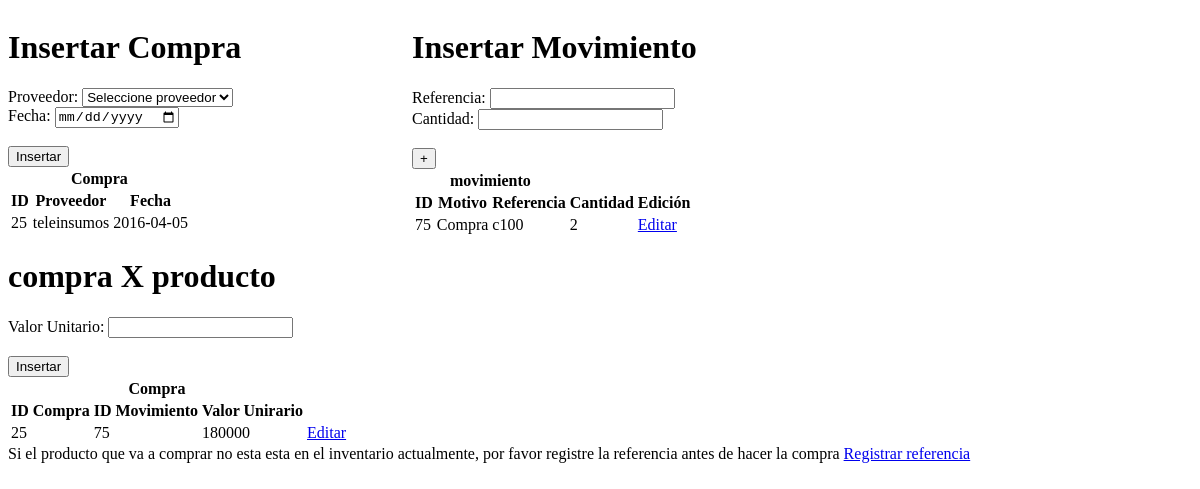
/vista/vcompra.php, run on an earlier commit of the app's database.
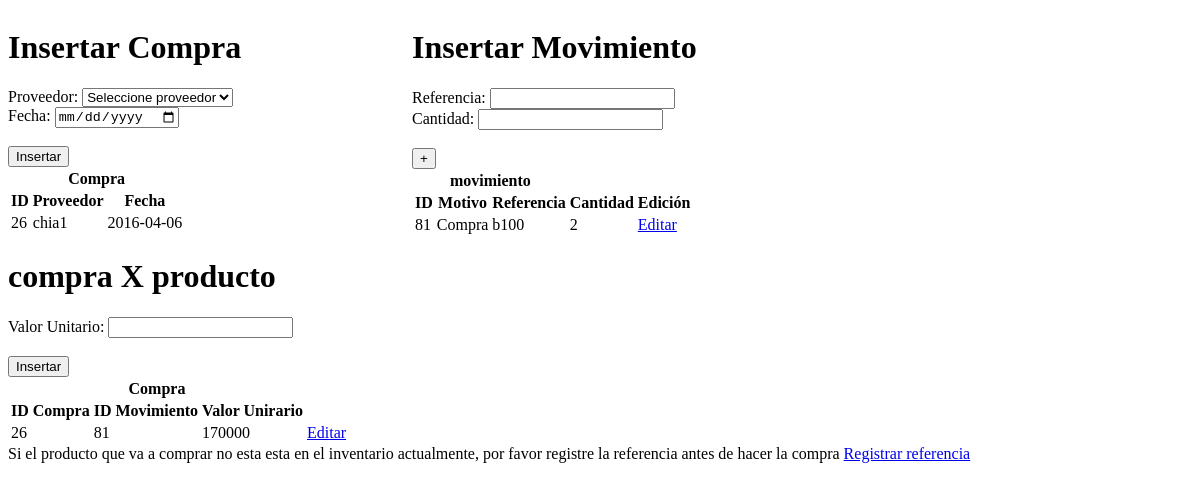
And on a later commit of the database.
### tables this page shows
CREATE TABLE IF NOT EXISTS `tbcompra` (
  `numero_compra` int(11) NOT NULL,
  `proveedor` varchar(12) NOT NULL,
  `fecha` date NOT NULL
);

CREATE TABLE IF NOT EXISTS `tbproveedor` (
  `idproveedor` varchar(12) NOT NULL,
  `nombre` varchar(50) NOT NULL,
  `contacto` varchar(50) DEFAULT NULL,
  `telefono` varchar(20) NOT NULL,
  `telefono2` varchar(20) DEFAULT NULL,
  `email` varchar(30) DEFAULT NULL,
  `descripcion` varchar(10) NOT NULL
);

CREATE TABLE IF NOT EXISTS `tbmovimiento` (
  `idmovimiento` int(11) NOT NULL,
  `motivo` varchar(30) NOT NULL,
  `referencia` varchar(20) NOT NULL,
  `cantidad` int(11) NOT NULL
);

CREATE TABLE IF NOT EXISTS `tbcompraxproducto` (
  `numero_compra` int(11) NOT NULL,
  `movimiento` int(11) NOT NULL,
  `valor` int(11) NOT NULL
);

### controlador/ccompra.php (called while the page is built, shortened)
<?php
	include('modelo/mcompra.php');
	$compra = new Mcompra();
	$proveedor2= $compra->sel_proveedor();

### modelo/mcompra.php (called while the page is built, shortened)
<?php
	include_once('controlador/conexion.php');
	include_once('functions.php');
	class Mcompra extends Funciones
	{
		function consultar_compra()
		{
			$sql = "SELECT * FROM tbcompra ORDER BY numero_compra DESC LIMIT 1";
			 return $this->SeleccionDatos($sql);
		}
		function sel_proveedor()
		{
            $sql = "SELECT * FROM `tbproveedor`";
            return $this->SeleccionDatos($sql);
        }
		function sel_proveedor1($idproveedor)
		{
			$sql = "SELECT * FROM tbproveedor WHERE idproveedor='".$idproveedor."';";
			return $this->SeleccionDatos($sql);
		}
	}

### modelo/functions.php (called while the page is built, shortened)
<?php
	class Funciones {
        function SeleccionDatos($consulta)
        {
                $conexionBD = new conexion();
                $conexionBD -> conectarBD();
                $datos = $conexionBD -> ejeCon($consulta, 0);
                return $datos;
        }
}

### controlador/configuracion.php (called while the page is built)
<?php
	$serv_bd = "localhost";
	$usu_bd = "root";
	$pass_bd = "";
	$bd = "bdwold";
?>

### controlador/conexion.php (called while the page is built, shortened)
<?php
	class conexion {
		function conectarBD() {
			include("configuracion.php");
			$this -> link = mysql_connect ($serv_bd, $usu_bd, $pass_bd);
			$bd2 = mysql_select_db($bd);
		}
		function ejeCon($con, $op) {
			$this -> resultado = mysql_query($con) or die("La consulta fallo: ". mysql_error());
			if($op == 0) {
				while ($linea = mysql_fetch_array($this -> resultado)) {
					$arrayResultado[] = $linea;
				}
			} else {
				$arrayResultado[] = 0;
			}
			$resarr = isset ($arrayResultado) ? $arrayResultado: NULL;
			if($resarr) {
				return $arrayResultado;
			}
		}
	}
?>

### controlador/cmovimiento.php (called while the page is built, shortened)
<?php
	include('modelo/mmovimiento.php');
	$movimiento = new Mmovimiento();

### modelo/mmovimiento.php (called while the page is built, shortened)
<?php
	include_once('controlador/conexion.php');
	include_once('functions.php');
	class Mmovimiento extends Funciones
	{
		function consultar_movimiento_c()
		{
			$sql = "SELECT * FROM `tbmovimiento` WHERE `motivo` = 'Compra' ORDER BY idmovimiento DESC LIMIT 1";
			 return $this->SeleccionDatos($sql);
		}
	}

### controlador/ccompraproduc.php (called while the page is built, shortened)
<?php
	include('modelo/mcompraproduc.php');
	$compraproduc = new Mcompraproduc();
	$numero_compra2= $compraproduc->sel_numerocompra();
	$movimiento2= $compraproduc->sel_movimiento();

### modelo/mcompraproduc.php (called while the page is built, shortened)
<?php
	include_once('controlador/conexion.php');
	include_once('functions.php');
	class Mcompraproduc extends Funciones
	{
		function consultar_compraproduc_u()
		{
			$sql = "SELECT * FROM tbcompraxproducto ORDER BY numero_compra DESC LIMIT 1";
			 return $this->SeleccionDatos($sql);
		}
		function sel_numerocompra()
		{
            $sql = "SELECT * FROM `tbcompra` order by numero_compra desc limit 1" ;
            return $this->SeleccionDatos($sql);
        }
		function sel_movimiento()
		{
            $sql = "SELECT * FROM `tbmovimiento` order by idmovimiento desc limit 1";
            return $this->SeleccionDatos($sql);
        }
	}

### vista/vcompra.php (the view, shortened to what the changed rows need)
<!DOCTYPE html>
<html lang="en">
<head>
    <link rel="stylesheet" href="css/miestilo.css" media="screen">
</head>
<body>
<?php include('controlador/cmovimiento.php'); ?>
<?php include("controlador/ccompra.php"); ?>
<div  class="formulario" >
	<h1>Insertar Compra</h1>
<?php $consultacompra = $compra->consultar_compra(); ?>
	<table class="table">
		<thead>
			<tr>
				<th colspan="3">Compra</th>
			</tr>
			<tr>
				<th>ID</th>
				<th>Proveedor</th>
				<th>Fecha</th>
		</thead>
		<tbody>
			<?php for($j=0;$j<count($consultacompra);$j++):
				$proveedor1 = $compra->sel_proveedor1($consultacompra[$j]['proveedor']);
			?>
				<tr>
					<td><?= $consultacompra[$j]['numero_compra'] ?></td>
					<td><?= $proveedor1[0]['nombre'] ?></td>
					<td><?= $consultacompra[$j]['fecha'] ?></td>
				</tr>
			<?php endfor; ?>
		</tbody>
	</table>
</div>
<div class="formulario">
	<h1>Insertar Movimiento</h1>
<?php $consultamovimiento = $movimiento->consultar_movimiento_c(); ?>
	<table class="table">
		<thead>
			<tr>
				<th colspan="3">movimiento</th>
			</tr>
			<tr>
				<th>ID</th>
				<th>Motivo</th>
				<th>Referencia</th>
				<th>Cantidad</th>
				<th>Edición</th>
			</tr>
		</thead>
		<tbody>
			<?php for($i=0;$i<count($consultamovimiento);$i++): ?>
				<tr>
					<td><?= $consultamovimiento[$i]['idmovimiento'] ?></td>
					<td><?= $consultamovimiento[$i]['motivo'] ?></td>
					<td><?= $consultamovimiento[$i]['referencia'] ?></td>
					<td><?= $consultamovimiento[$i]['cantidad'] ?></td>
					<td><a href="index.php?pag=17&id=<?= $consultamovimiento[$i]['idmovimiento'] ?>" class="btn btn-primary">Editar</a></td>
				</tr>
			<?php endfor; ?>
		</tbody>
	</table>
</div>
<?php include("controlador/ccompraproduc.php"); ?>
<div class="formulario">
	<h1>compra X producto</h1>
<?php $consultacompraproduc = $compraproduc->consultar_compraproduc_u(); ?>
	<table class="table">
		<thead>
			<tr>
				<th colspan="3">Compra</th>
			</tr>
			<tr>
				<th>ID Compra</th>
				<th>ID Movimiento</th>
				<th>Valor Unirario</th>
		</thead>
		<tbody>
			<?php for($i=0;$i<count($consultacompraproduc);$i++): ?>
				<tr>
					<td><?= $consultacompraproduc[$i]['numero_compra'] ?></td>
					<td><?= $consultacompraproduc[$i]['movimiento'] ?></td>
					<td><?= $consultacompraproduc[$i]['valor'] ?></td>
					<td><a href="index.php?pag=23&id=<?= $consultacompraproduc[$i]['numero_compra'] ?>&idm=<?= $consultacompraproduc[$i]['movimiento']?>" class="btn btn-primary">Editar</a></td>
				</tr>
			<?php endfor; ?>
		</tbody>
	</table>
</div>
</body>
</html>

What changed in the data, as far as the page shows it:
no longer on this page (row unchanged): tbcompra: numero_compra "25", proveedor.nombre "teleinsumos", fecha "2016-04-05"
no longer on this page (row unchanged): tbmovimiento: idmovimiento "75", motivo "Compra", referencia "c100", cantidad "2"
no longer on this page (row unchanged): tbcompraxproducto: numero_compra "25", movimiento "75", valor "180000"
added tbcompra: numero_compra "26", proveedor.nombre "chia1", fecha "2016-04-06"
added tbmovimiento: idmovimiento "81", motivo "Compra", referencia "b100", cantidad "2"
added tbcompraxproducto: numero_compra "26", movimiento "81", valor "170000"
